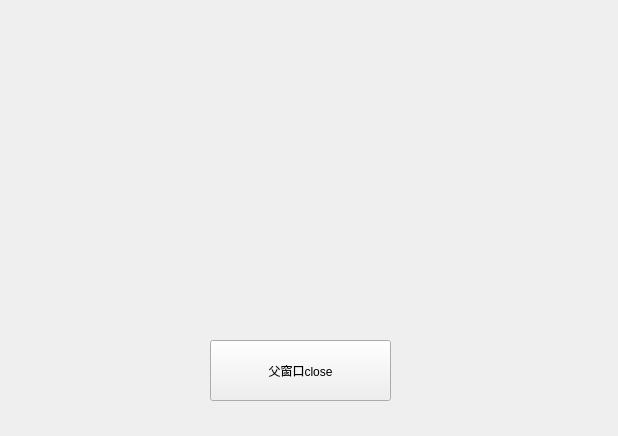
<?xml version="1.0" encoding="UTF-8"?>
<ui version="4.0">
 <class>widget_testClass</class>
 <widget class="QWidget" name="widget_testClass">
  <property name="geometry">
   <rect>
    <x>0</x>
    <y>0</y>
    <width>618</width>
    <height>436</height>
   </rect>
  </property>
  <property name="windowTitle">
   <string>widget_test</string>
  </property>
  <widget class="QPushButton" name="pushButton">
   <property name="geometry">
    <rect>
     <x>210</x>
     <y>340</y>
     <width>181</width>
     <height>61</height>
    </rect>
   </property>
   <property name="text">
    <string>父窗口close</string>
   </property>
   <property name="iconSize">
    <size>
     <width>40</width>
     <height>40</height>
    </size>
   </property>
  </widget>
 </widget>
 <layoutdefault spacing="6" margin="11"/>
 <resources/>
 <connections>
  <connection>
   <sender>pushButton</sender>
   <signal>clicked()</signal>
   <receiver>widget_testClass</receiver>
   <slot>close()</slot>
   <hints>
    <hint type="sourcelabel">
     <x>325</x>
     <y>247</y>
    </hint>
    <hint type="destinationlabel">
     <x>323</x>
     <y>433</y>
    </hint>
   </hints>
  </connection>
 </connections>
</ui>
